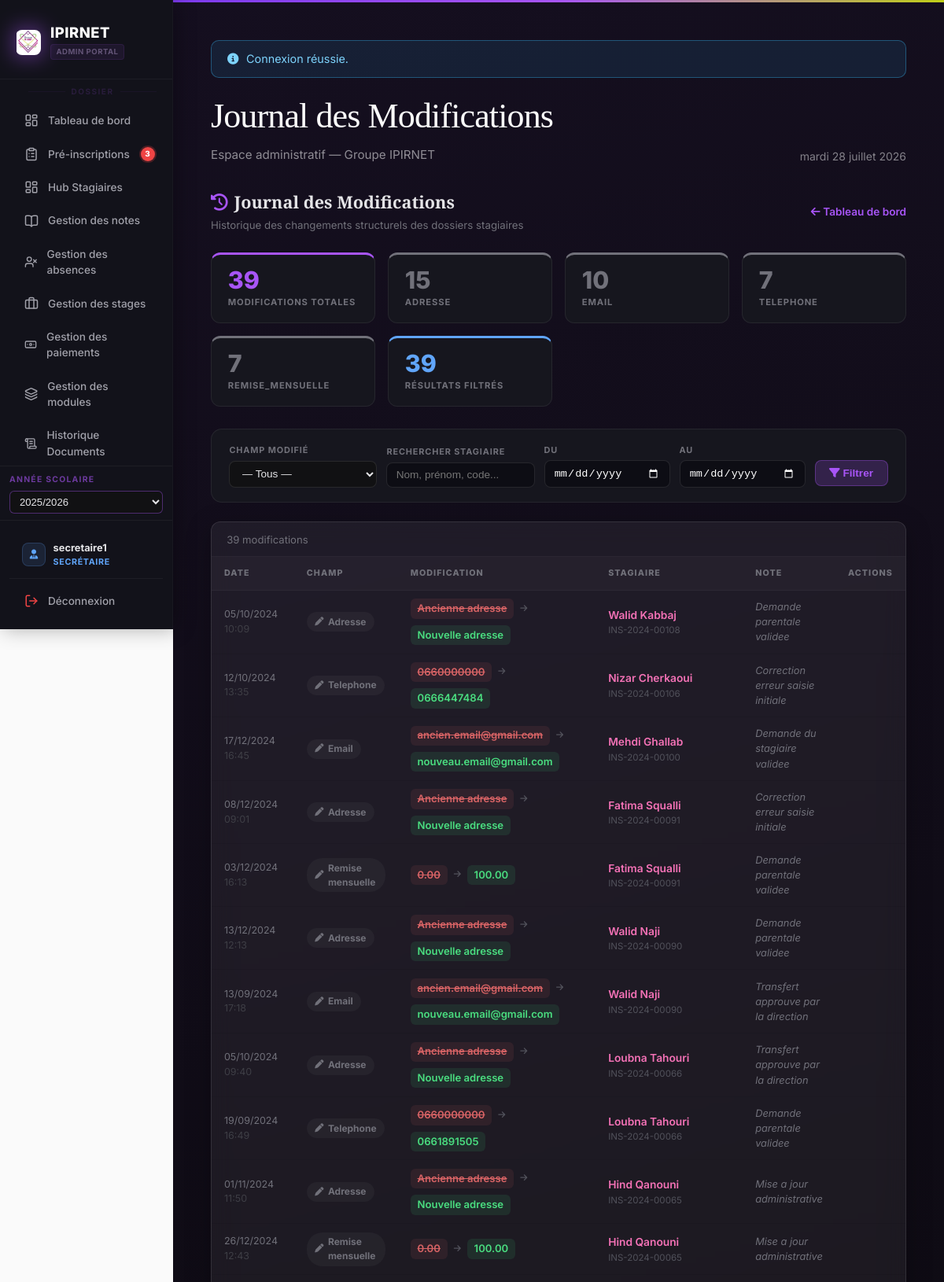
/gestion_des_stagiaires/audit_trail.php (signed in, upper part), run on the app's committed database.
### tables this page shows
CREATE TABLE `stagiaire_historique` (
  `id` int(11) NOT NULL,
  `id_stagiaire` int(10) UNSIGNED NOT NULL,
  `champ` varchar(60) NOT NULL,
  `ancien` varchar(255) DEFAULT NULL,
  `nouveau` varchar(255) DEFAULT NULL,
  `note` varchar(500) DEFAULT NULL,
  `change_le` datetime NOT NULL DEFAULT current_timestamp()
);

CREATE TABLE `stagiaires` (
  `id_stagiaire` int(10) UNSIGNED NOT NULL,
  `num_inscri` varchar(32) NOT NULL,
  `cin` varchar(8) DEFAULT NULL,
  `nom` varchar(100) NOT NULL,
  `prenom` varchar(100) NOT NULL,
  `date_naissance` date DEFAULT NULL,
  `adresse` varchar(512) DEFAULT NULL,
  `email` varchar(255) DEFAULT NULL,
  `telephone` varchar(15) DEFAULT NULL,
  `telephone_parent` varchar(15) DEFAULT NULL COMMENT 'CDC fiche inscription',
  `nom_tuteur` varchar(255) DEFAULT NULL COMMENT 'Père ou tuteur',
  `sexe` varchar(1) NOT NULL DEFAULT 'M' COMMENT 'M = Masculin, F = Féminin',
  `photo` varchar(512) DEFAULT NULL,
  `date_inscription` date NOT NULL,
  `id_classe` int(10) UNSIGNED NOT NULL,
  `created_at` timestamp NOT NULL DEFAULT current_timestamp(),
  `updated_at` timestamp NULL DEFAULT NULL ON UPDATE current_timestamp(),
  `remise_mensuelle` decimal(10,2) NOT NULL DEFAULT 0.00
);

### gestion_des_stagiaires/includes/helpers.php (called while the page is built, shortened)
<?php
function gds_fix_text(string $texte): string
{
    if ($texte === '') {
        return $texte;
    }
    $texte = str_replace("\u{FFFD}", '?', $texte);
    $corrections = [
        "é" => "é",
        "è" => "è",
        "ê" => "ê",
        "ë" => "ë",
        "Sp?cialis?e"        => "Spécialisée",
        "sp?cialis?e"        => "spécialisée",
        "Sp?cialis?"         => "Spécialisé",
        "sp?cialis?"         => "spécialisé",
        "Sp?cialis"          => "Spécialis",
        "sp?cialis"          => "spécialis",
        "T?l?communication"  => "Télécommunication",
        "t?l?communication"  => "télécommunication",
        "T?l?phone"          => "Téléphone",
        "t?l?phone"          => "téléphone",
        "D?veloppement"      => "Développement",
        "d?veloppement"      => "développement",
        "D?velopper"         => "Développer",
        "d?velopper"         => "développer",
        "S?curit?"           => "Sécurité",
        "s?curit?"           => "sécurité",
        "?l?ves"             => "élèves",
        "?l?ve"              => "élève",
        "?tablissement"      => "établissement",
        "g?n?rale"           => "générale",
        "G?n?rale"           => "Générale",
        "g?n?ral"            => "général",
        "G?n?ral"            => "Général",
        "p?riode"            => "période",
        "P?riode"            => "Période",
        "g?n?ration"         => "génération",
        "G?n?ration"         => "Génération",
        "?veloppement"       => "éveloppement",
        "?velopper"          => "évelopper",
        "Donn?es"            => "Données",
        "donn?es"            => "données",
        "R?seau"             => "Réseau",
        "r?seau"             => "réseau",
        "Spécialis?e"        => "Spécialisée",
        "spécialis?e"        => "spécialisée",
        "Spécialis?"         => "Spécialisé",
        "spécialis?"         => "spécialisé",
        "stagi?re"           => "stagiaire",
        "?cole"              => "école",
        "P?dagogie"          => "Pédagogie",
        "p?dagogie"          => "pédagogie",
        "1?re"               => "1ère",
        "2?me"               => "2ème",
        "3?me"               => "3ème",
        "Ann?e"              => "Année",
        "ann?e"              => "année",
        "Â"                  => "",
    ];
    for ($passe = 0; $passe < 4; $passe++) {
        $resultat = strtr($texte, $corrections);
        if ($resultat === $texte) {
            break;
        }
        $texte = $resultat;
    }
    return $texte;
}
function h(string $texte): string
{
    return htmlspecialchars(gds_fix_text($texte), ENT_QUOTES | ENT_SUBSTITUTE, 'UTF-8');
}

### gestion_des_stagiaires/audit_trail.php (the view, shortened to what this page needs)
<?php
require_once __DIR__ . '/includes/db.php';
require_once __DIR__ . '/includes/helpers.php';
$champLabels = [
    'classe'         => ['Classe',         'fa-chalkboard-user', '#a855f7'],
    'filiere'        => ['Filière',        'fa-sitemap',          '#60a5fa'],
    'annee_scolaire' => ['Année scolaire', 'fa-calendar-days',    '#fbbf24'],
];
$tableExists = false;
try {
    $pdo->query("SELECT 1 FROM stagiaire_historique LIMIT 1");
    $tableExists = true;
} catch (\PDOException $e) {}
$fSearch = trim((string)($_GET['q']    ?? ''));
$fFrom   = trim((string)($_GET['from'] ?? ''));
$fTo     = trim((string)($_GET['to']   ?? ''));
$page    = max(1, (int)($_GET['p']     ?? 1));
$perPage = 50;
$totalAll = 0; $totalFiltered = 0; $totalPages = 1; $docs = []; $typeCounts = [];
if ($tableExists) {
    $totalAll = (int)$pdo->query("SELECT COUNT(*) FROM stagiaire_historique")->fetchColumn();
    $where = ['1=1']; $params = [];
    $whereSQL = implode(' AND ', $where);
    $countSt = $pdo->prepare("SELECT COUNT(*) FROM stagiaire_historique h JOIN stagiaires s ON s.id_stagiaire = h.id_stagiaire WHERE $whereSQL");
    $countSt->execute($params);
    $totalFiltered = (int)$countSt->fetchColumn();
    $totalPages    = max(1, (int)ceil($totalFiltered / $perPage));
    $page          = min($page, $totalPages);
    $offset        = ($page - 1) * $perPage;
    $listSt = $pdo->prepare(
        "SELECT h.id, h.champ, h.ancien, h.nouveau, h.note, h.change_le,
                s.id_stagiaire, s.nom, s.prenom, s.num_inscri
         FROM stagiaire_historique h
         JOIN stagiaires s ON s.id_stagiaire = h.id_stagiaire
         WHERE $whereSQL
         ORDER BY h.id DESC
         LIMIT $perPage OFFSET $offset"
    );
    $listSt->execute($params);
    $docs = $listSt->fetchAll();
    $typeCounts = $pdo->query("SELECT champ, COUNT(*) as c FROM stagiaire_historique GROUP BY champ ORDER BY c DESC")->fetchAll();
}
require_once __DIR__ . '/includes/header.php';
?>
<div class="audit-shell">
    <div style="display:flex; align-items:center; justify-content:space-between; flex-wrap:wrap; gap:1rem; margin-bottom:1.5rem;">
        <div>
            <h1 style="font-size:1.35rem; font-weight:800; color:#e4e4e7; margin:0 0 0.2rem 0;">
                <i class="fa-solid fa-clock-rotate-left" style="color:#a855f7; margin-right:0.5rem;"></i>Journal des Modifications
            </h1>
            <p style="color:#71717a; font-size:0.83rem; margin:0;">Historique des changements structurels des dossiers stagiaires</p>
        </div>
        <a href="index.php" style="color:#a855f7; font-size:0.85rem; font-weight:600; text-decoration:none;">
            <i class="fa-solid fa-arrow-left"></i> Tableau de bord
        </a>
    </div>
    <?php if (!$tableExists): ?>
    <div class="no-table-banner">
        <h3><i class="fa-solid fa-triangle-exclamation"></i> Table manquante — à créer</h3>
        <p style="color:#a1a1aa; font-size:0.87rem; margin:0;">La table <code>stagiaire_historique</code> n'existe pas encore dans votre base de données. Exécutez le SQL ci-dessous dans phpMyAdmin, puis revenez ici.</p>
        <pre>CREATE TABLE IF NOT EXISTS stagiaire_historique (
  id           INT AUTO_INCREMENT PRIMARY KEY,
  id_stagiaire INT NOT NULL,
  champ        VARCHAR(60)  NOT NULL,
  ancien       VARCHAR(255) DEFAULT NULL,
  nouveau      VARCHAR(255) DEFAULT NULL,
  note         VARCHAR(500) DEFAULT NULL,
  change_le    DATETIME     NOT NULL DEFAULT CURRENT_TIMESTAMP,
  FOREIGN KEY (id_stagiaire) REFERENCES stagiaires(id_stagiaire) ON DELETE CASCADE
) ENGINE=InnoDB DEFAULT CHARSET=utf8mb4;</pre>
    </div>
    <?php else: ?>
    <div class="audit-stats">
        <div class="audit-stat" style="border-top:3px solid #a855f7;">
            <div class="audit-stat__val" style="color:#a855f7;"><?= number_format($totalAll) ?></div>
            <div class="audit-stat__lbl">Modifications totales</div>
        </div>
        <?php foreach ($typeCounts as $tc):
            $cl = $champLabels[(string)$tc['champ']] ?? [ucfirst((string)$tc['champ']), 'fa-pen', '#71717a'];
        ?>
        <div class="audit-stat" style="border-top:3px solid <?= $cl[2] ?>;">
            <div class="audit-stat__val" style="color:<?= $cl[2] ?>;"><?= number_format((int)$tc['c']) ?></div>
            <div class="audit-stat__lbl"><?= h($cl[0]) ?></div>
        </div>
        <?php endforeach; ?>
        <div class="audit-stat" style="border-top:3px solid #60a5fa;">
            <div class="audit-stat__val" style="color:#60a5fa;"><?= number_format($totalFiltered) ?></div>
            <div class="audit-stat__lbl">Résultats filtrés</div>
        </div>
    </div>
    <div class="audit-filter">
        <form method="get" action="audit_trail.php">
        <div class="audit-filter__grid">
            <div class="audit-filter__field" style="max-width:200px;">
                <label>Champ modifié</label>
                <select name="champ">
                    <option value="">— Tous —</option>
                </select>
            </div>
            <div class="audit-filter__field">
                <label>Rechercher stagiaire</label>
                <input type="search" name="q" value="<?= h($fSearch) ?>" placeholder="Nom, prénom, code...">
            </div>
            <div class="audit-filter__field" style="max-width:160px;">
                <label>Du</label>
                <input type="date" name="from" value="<?= h($fFrom) ?>">
            </div>
            <div class="audit-filter__field" style="max-width:160px;">
                <label>Au</label>
                <input type="date" name="to" value="<?= h($fTo) ?>">
            </div>
            <div style="display:flex; gap:0.5rem; padding-bottom:2px;">
                <button type="submit" class="abtn"><i class="fa-solid fa-filter"></i> Filtrer</button>
            </div>
        </div>
        </form>
    </div>
    <div class="card" style="padding:0; overflow:hidden;">
        <?php if (empty($docs)): ?>
        <div style="text-align:center; padding:3.5rem 1rem; color:#52525b;">
            <i class="fa-solid fa-clock-rotate-left" style="font-size:2rem; display:block; margin-bottom:0.75rem; color:#3f3f46;"></i>
            <?php if ($totalAll === 0): ?>
                <p style="margin:0;">Aucun changement enregistré. Modifiez la classe ou la filière d'un stagiaire pour commencer.</p>
            <?php else: ?>
                <p style="margin:0;">Aucun résultat pour ces critères.</p>
            <?php endif; ?>
        </div>
        <?php else: ?>
        <div style="padding:0.85rem 1.2rem 0.65rem; border-bottom:1px solid rgba(255,255,255,0.05); display:flex; align-items:center; justify-content:space-between; flex-wrap:wrap; gap:0.5rem;">
            <span style="font-size:0.82rem; color:#71717a;">
                <?= number_format($totalFiltered) ?> modification<?= $totalFiltered !== 1 ? 's' : '' ?>
            </span>
        </div>
        <div style="overflow-x:auto;">
        <table class="audit-tbl">
            <thead>
                <tr>
                    <th style="width:12%;">Date</th>
                    <th style="width:15%;">Champ</th>
                    <th style="width:30%;">Modification</th>
                    <th style="width:25%;">Stagiaire</th>
                    <th>Note</th>
                    <th style="width:90px; text-align:center;">Actions</th>
                </tr>
            </thead>
            <tbody>
            <?php foreach ($docs as $d):
                $champ = (string)$d['champ'];
                $cl    = $champLabels[$champ] ?? [ucfirst(str_replace('_',' ',$champ)), 'fa-pen', '#71717a'];
            ?>
            <tr>
                <td style="color:#71717a; font-size:0.78rem; white-space:nowrap;">
                    <?= date('d/m/Y', strtotime((string)$d['change_le'])) ?><br>
                    <span style="color:#3f3f46;"><?= date('H:i', strtotime((string)$d['change_le'])) ?></span>
                </td>
                <td>
                    <span class="champ-badge" style="background:<?= $cl[2] ?>18; color:<?= $cl[2] ?>;">
                        <i class="fa-solid <?= $cl[1] ?>" style="font-size:0.7rem;"></i>
                        <?= h($cl[0]) ?>
                    </span>
                </td>
                <td>
                    <div style="display:flex; align-items:center; gap:0.5rem; flex-wrap:wrap;">
                        <span class="val-pill val-old"><?= h((string)($d['ancien'] ?? '—')) ?></span>
                        <i class="fa-solid fa-arrow-right" style="font-size:0.65rem; color:#52525b;"></i>
                        <span class="val-pill val-new"><?= h((string)($d['nouveau'] ?? '—')) ?></span>
                    </div>
                </td>
                <td>
                    <a href="stagiaires.php?id=<?= (int)$d['id_stagiaire'] ?>" class="stag-link" target="_blank">
                        <?= h(trim($d['prenom'].' '.$d['nom'])) ?>
                    </a>
                    <?php if (!empty($d['num_inscri'])): ?>
                    <div style="font-size:0.72rem; color:#52525b; margin-top:1px;"><?= h((string)$d['num_inscri']) ?></div>
                    <?php endif; ?>
                </td>
                <td style="color:#71717a; font-size:0.8rem; font-style:italic;">
                    <?= !empty($d['note']) ? h((string)$d['note']) : '<span style="color:#3f3f46;">—</span>' ?>
                </td>
                <td style="text-align:center; white-space:nowrap;">
                </td>
            </tr>
            <?php endforeach; ?>
            </tbody>
        </table>
        </div>
        <?php endif; ?>
    </div>
    <?php endif;  ?>
</div>
<?php require_once __DIR__ . '/includes/footer.php'; ?>

### gestion_des_stagiaires/assets/css/app.css (style rules this page uses)
:root { --primary-h: 262; --primary-s: 47%; --primary-l: 12%; --primary: hsl(var(--primary-h), var(--primary-s), var(--primary-l)); --accent-h: 65; --accent-s: 80%; --accent-l: 45%; --accent: hsl(var(--accent-h), var(--accent-s), var(--accent-l)); --secondary-h: 120; --secondary-s: 50%; --secondary-l: 45%; --secondary: hsl(var(--secondary-h), var(--secondary-s), var(--secondary-l)); --background: hsl(0, 0%, 98%); --foreground: hsl(var(--primary-h), var(--primary-s), 10%); --sidebar-bg: hsl(var(--primary-h), var(--primary-s), 5%); --sidebar-fg: hsl(0, 0%, 98%); --card-bg: #ffffff; --border-color: rgba(0, 0, 0, 0.08); --radius: 12px; --spacing: 1.5rem; }
* { margin: 0; padding: 0; box-sizing: border-box; -webkit-font-smoothing: antialiased; }
body { font-family: 'Inter', 'Geist', sans-serif; background: var(--background); color: var(--foreground); line-height: 1.5; overflow-x: hidden; }
h1, h2, h3, h4, .font-serif { font-family: 'Instrument Serif', serif; }
.card { background: var(--card-bg); border-radius: var(--radius); border: 1px solid var(--border-color); box-shadow: 0 1px 4px rgba(0,0,0,0.04), 0 4px 16px -4px rgba(0,0,0,0.08); padding: var(--spacing); margin-bottom: var(--spacing); transition: transform 0.25s ease, box-shadow 0.25s ease, border-color 0.25s; }
table { width: 100%; border-collapse: collapse; text-align: left; }
th { background: #f9fafb; padding: 1rem; font-size: 0.75rem; text-transform: uppercase; letter-spacing: 0.05em; color: #6b7280; font-weight: 700; border-bottom: 1px solid var(--border-color); }
td { padding: 1rem; border-bottom: 1px solid var(--border-color); font-size: 0.9rem; }
select, select optgroup, select option { background-color: #111113 !important; color: #e4e4e7 !important; }

### gestion_des_stagiaires/assets/css/gds-php-blink-compat.css (style rules this page uses)
html { color-scheme: light; }
.main-content .page-container > .card, .main-content .page-container .card { background: rgba(255, 255, 255, 0.06); backdrop-filter: blur(14px); border: 1px solid rgba(255, 255, 255, 0.1); color: #e4e4e7; box-shadow: 0 8px 32px rgba(0, 0, 0, 0.25); }
.main-content .page-container .card a { color: #f472b6; }

### data on the page
stagiaire_historique: change_le "05/10/2024", change_le "10:09", champ "Adresse", ancien "Ancienne adresse", nouveau "Nouvelle adresse", id_stagiaire.nom "Walid Kabbaj", id_stagiaire.num_inscri "INS-2024-00108", note "Demande parentale validee"
stagiaire_historique: change_le "12/10/2024", change_le "13:35", champ "Telephone", ancien "0660000000", nouveau "0666447484", id_stagiaire.nom "Nizar Cherkaoui", id_stagiaire.num_inscri "INS-2024-00106", note "Correction erreur saisie initiale"
stagiaire_historique: change_le "17/12/2024", change_le "16:45", champ "Email", ancien "ancien.email@gmail.com", nouveau "nouveau.email@gmail.com", id_stagiaire.nom "Mehdi Ghallab", id_stagiaire.num_inscri "INS-2024-00100", note "Demande du stagiaire validee"
stagiaire_historique: change_le "08/12/2024", change_le "09:01", champ "Adresse", ancien "Ancienne adresse", nouveau "Nouvelle adresse", id_stagiaire.nom "Fatima Squalli", id_stagiaire.num_inscri "INS-2024-00091", note "Correction erreur saisie initiale"
stagiaire_historique: change_le "03/12/2024", change_le "16:13", champ "Remise mensuelle", ancien "0.00", nouveau "100.00", id_stagiaire.nom "Fatima Squalli", id_stagiaire.num_inscri "INS-2024-00091", note "Demande parentale validee"
stagiaire_historique: change_le "13/12/2024", change_le "12:13", champ "Adresse", ancien "Ancienne adresse", nouveau "Nouvelle adresse", id_stagiaire.nom "Walid Naji", id_stagiaire.num_inscri "INS-2024-00090", note "Demande parentale validee"
stagiaire_historique: change_le "13/09/2024", change_le "17:18", champ "Email", ancien "ancien.email@gmail.com", nouveau "nouveau.email@gmail.com", id_stagiaire.nom "Walid Naji", id_stagiaire.num_inscri "INS-2024-00090", note "Transfert approuve par la direction"
stagiaire_historique: change_le "05/10/2024", change_le "09:40", champ "Adresse", ancien "Ancienne adresse", nouveau "Nouvelle adresse", id_stagiaire.nom "Loubna Tahouri", id_stagiaire.num_inscri "INS-2024-00066", note "Transfert approuve par la direction"
stagiaire_historique: change_le "19/09/2024", change_le "16:49", champ "Telephone", ancien "0660000000", nouveau "0661891505", id_stagiaire.nom "Loubna Tahouri", id_stagiaire.num_inscri "INS-2024-00066", note "Demande parentale validee"
stagiaire_historique: change_le "01/11/2024", change_le "11:50", champ "Adresse", ancien "Ancienne adresse", nouveau "Nouvelle adresse", id_stagiaire.nom "Hind Qanouni", id_stagiaire.num_inscri "INS-2024-00065", note "Mise a jour administrative"
stagiaire_historique: change_le "26/12/2024", change_le "12:43", champ "Remise mensuelle", ancien "0.00", nouveau "100.00", id_stagiaire.nom "Hind Qanouni", id_stagiaire.num_inscri "INS-2024-00065", note "Mise a jour administrative"

### other printed values
$notifDots['demandes'] "3"
$__nomUtilisateur "secretaire1"
$__libelleRole "SECRÉTAIRE"
$flash['msg'] "Connexion réussie."
$pageTitle "Journal des Modifications"
$gdsFrenchDate() "mardi 28 juillet 2026"
$totalAll "39"
$tc['c'] "15"
$cl[0] "ADRESSE"
$tc['c'] "10"
$cl[0] "EMAIL"
$tc['c'] "7"
$cl[0] "TELEPHONE"
$cl[0] "REMISE_MENSUELLE"
$totalFiltered "39"
